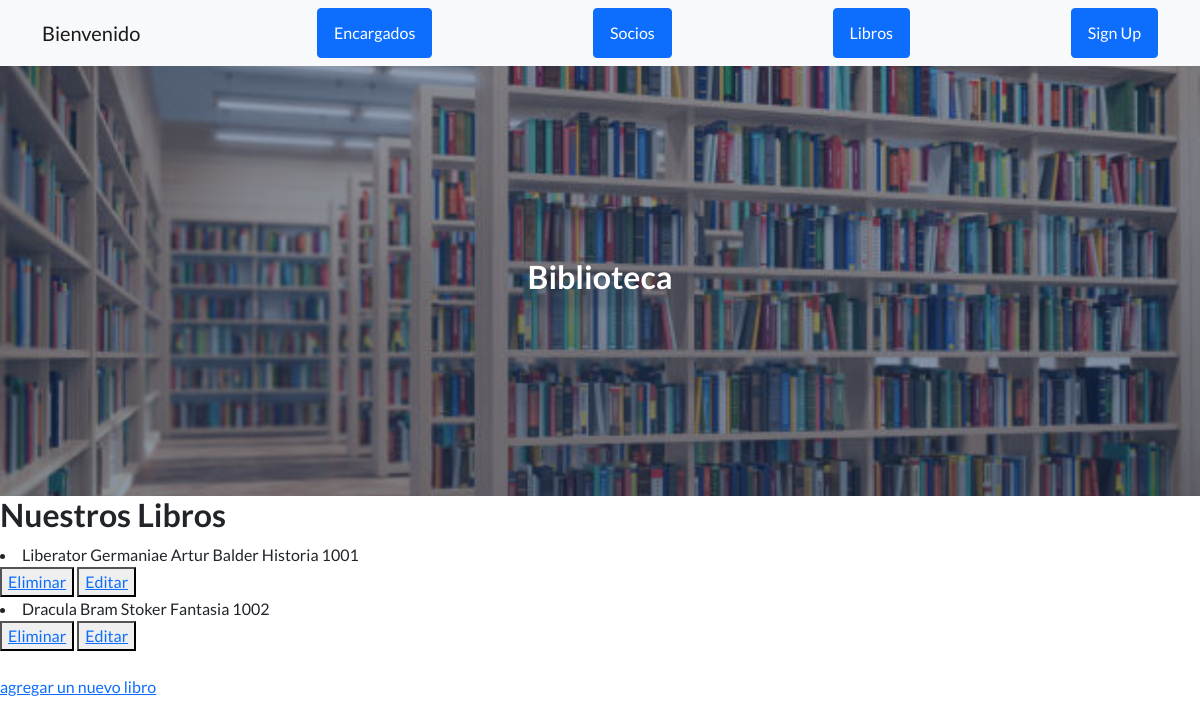
Before: /app_biblioteca/leer_libros/ with the older database file.
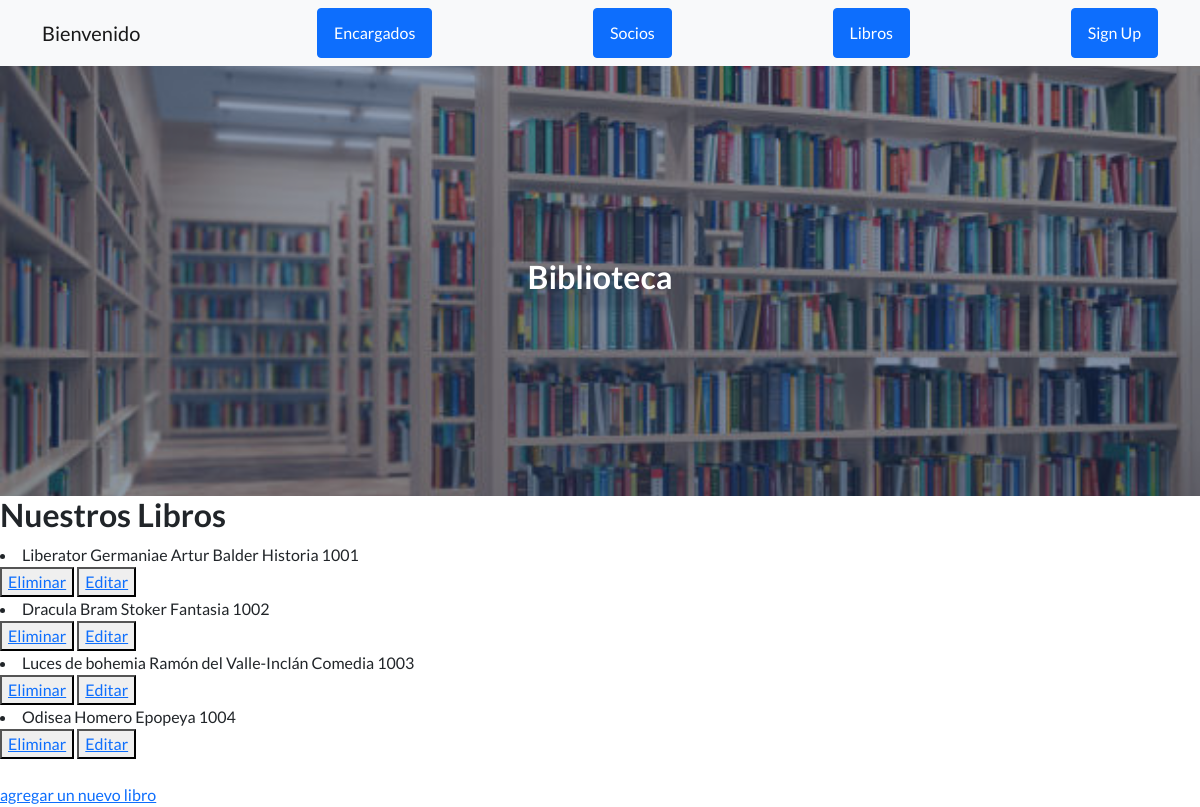
After: the same page with the newer database file.
### app_biblioteca/models.py (models this page shows)
class Libro(models.Model):
    titulo=models.CharField(max_length=50)
    autor=models.CharField(max_length=50)
    genero=models.CharField(max_length=50)
    codigo=models.IntegerField()
    def __str__(self):
        return self.titulo+' '+self.autor+' '+self.genero+' '+str(self.codigo)

### app_biblioteca/views.py (the view)
# urls.py: path('leer_libros/', leer_libros, name='leer_libros'),
def leer_libros(request):
    libros = Libro.objects.all()
    return render(request, 'app_biblioteca/leer_libros.html',{'libros':libros})

### app_biblioteca/templates/app_biblioteca/leer_libros.html (shortened to what this page needs)
{% extends 'app_biblioteca/inicio.html' %}
{% load static %}
{% block titulo %}
<h2>Biblioteca</h2>
{% endblock %}
{% block contenido_que_cambia %}
<h2>Nuestros Libros</h2>
{% for libro in libros %}
    <li>{{ libro }}</li>
    <button>
        <a href="{% url 'eliminar_libro' libro.codigo %}">Eliminar</a>
    </button>
    <button>
        <a href="{% url 'editar_libro' libro.codigo %}">Editar</a>
    </button>
{% endfor %}
<br>
<a href="{% url 'ingreso_libros' %}">agregar un nuevo libro</a>
</body>
{% endblock %}

Changed rows visible on the page:
added Libro: titulo+autor+genero "Luces de bohemia Ramón del Valle-Inclán Comedia 1003"
added Libro: titulo+autor+genero "Odisea Homero Epopeya 1004"
